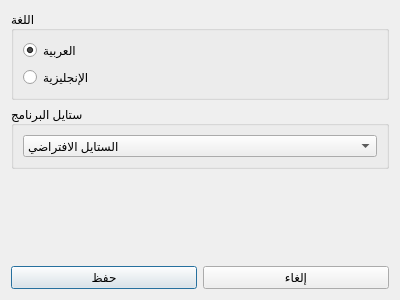
<?xml version="1.0" encoding="UTF-8"?>
<ui version="4.0">
 <class>SettingsWindow</class>
 <widget class="QDialog" name="SettingsWindow">
  <property name="geometry">
   <rect>
    <x>0</x>
    <y>0</y>
    <width>400</width>
    <height>300</height>
   </rect>
  </property>
  <property name="windowTitle">
   <string>الإعدادات</string>
  </property>
  <layout class="QVBoxLayout" name="verticalLayout">
   <item>
    <widget class="QGroupBox" name="groupBox_language">
     <property name="title">
      <string>اللغة</string>
     </property>
     <layout class="QVBoxLayout" name="verticalLayout_2">
      <item>
       <widget class="QRadioButton" name="radio_arabic">
        <property name="text">
         <string>العربية</string>
        </property>
        <property name="checked">
         <bool>true</bool>
        </property>
       </widget>
      </item>
      <item>
       <widget class="QRadioButton" name="radio_english">
        <property name="text">
         <string>الإنجليزية</string>
        </property>
       </widget>
      </item>
     </layout>
    </widget>
   </item>
   <item>
    <widget class="QGroupBox" name="groupBox_style">
     <property name="title">
      <string>ستايل البرنامج</string>
     </property>
     <layout class="QVBoxLayout" name="verticalLayout_3">
      <item>
       <widget class="QComboBox" name="combo_style">
        <item>
         <property name="text">
          <string>الستايل الافتراضي</string>
         </property>
        </item>
        <item>
         <property name="text">
          <string>ستايل داكن</string>
         </property>
        </item>
        <item>
         <property name="text">
          <string>ستايل فاتح</string>
         </property>
        </item>
       </widget>
      </item>
     </layout>
    </widget>
   </item>
   <item>
    <spacer name="verticalSpacer">
     <property name="orientation">
      <enum>Qt::Vertical</enum>
     </property>
     <property name="sizeHint" stdset="0">
      <size>
       <width>20</width>
       <height>40</height>
      </size>
     </property>
    </spacer>
   </item>
   <item>
    <layout class="QHBoxLayout" name="horizontalLayout">
     <item>
      <widget class="QPushButton" name="btn_save">
       <property name="text">
        <string>حفظ</string>
       </property>
      </widget>
     </item>
     <item>
      <widget class="QPushButton" name="btn_cancel">
       <property name="text">
        <string>إلغاء</string>
       </property>
      </widget>
     </item>
    </layout>
   </item>
  </layout>
 </widget>
 <resources/>
 <connections/>
</ui> 
